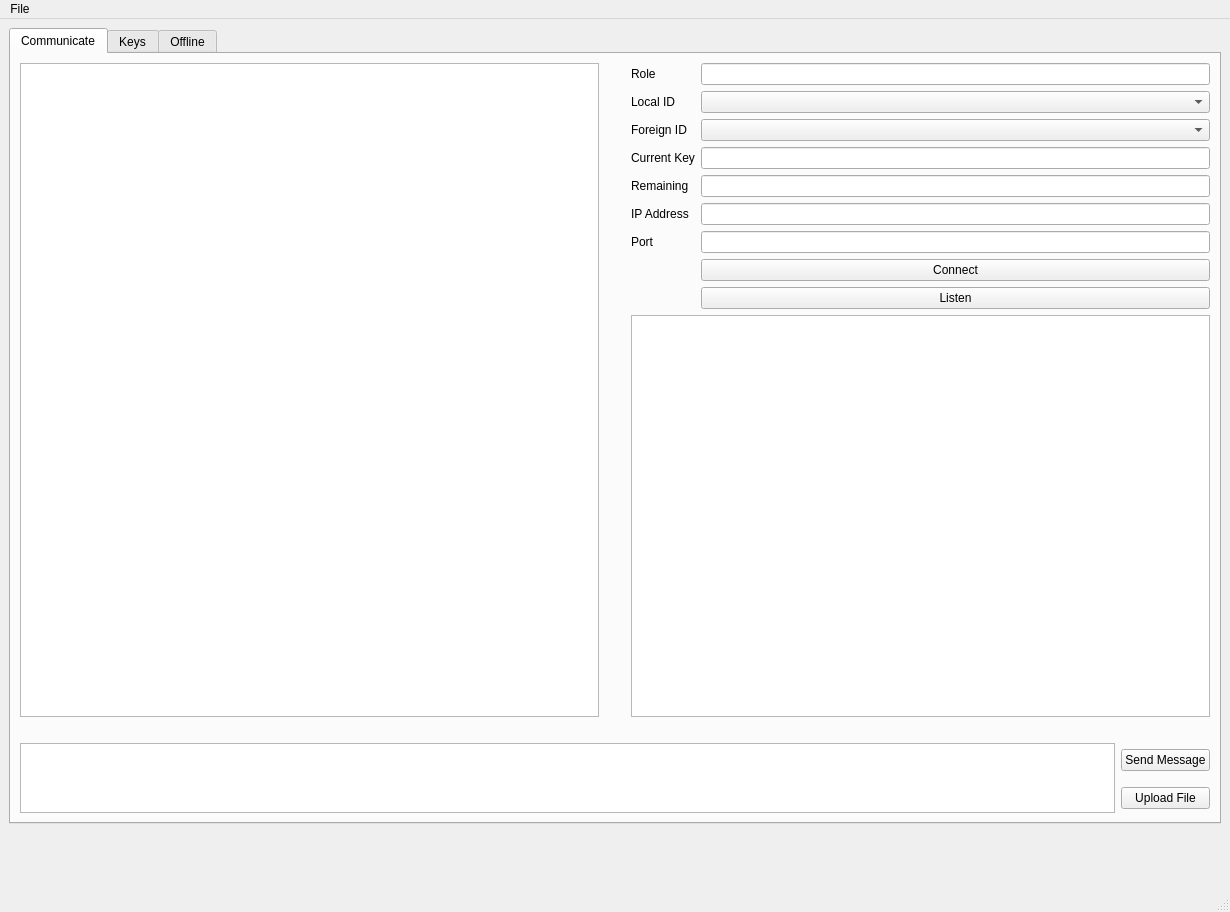
<?xml version="1.0" encoding="UTF-8"?>
<ui version="4.0">
 <class>MainWindow</class>
 <widget class="QMainWindow" name="MainWindow">
  <property name="geometry">
   <rect>
    <x>0</x>
    <y>0</y>
    <width>1230</width>
    <height>912</height>
   </rect>
  </property>
  <property name="minimumSize">
   <size>
    <width>667</width>
    <height>702</height>
   </size>
  </property>
  <property name="windowTitle">
   <string>Brickton</string>
  </property>
  <property name="windowIcon">
   <iconset resource="brickton.qrc">
    <normaloff>:/data/brickton_logo.jpg</normaloff>:/data/brickton_logo.jpg</iconset>
  </property>
  <property name="autoFillBackground">
   <bool>true</bool>
  </property>
  <widget class="QWidget" name="centralwidget">
   <layout class="QGridLayout" name="gridLayout_4">
    <item row="0" column="0">
     <layout class="QVBoxLayout" name="verticalLayout">
      <property name="sizeConstraint">
       <enum>QLayout::SetDefaultConstraint</enum>
      </property>
      <item>
       <widget class="QTabWidget" name="tab_bar">
        <property name="autoFillBackground">
         <bool>false</bool>
        </property>
        <property name="currentIndex">
         <number>0</number>
        </property>
        <widget class="QWidget" name="c_tab">
         <attribute name="title">
          <string>Communicate</string>
         </attribute>
         <layout class="QVBoxLayout" name="verticalLayout_3">
          <item>
           <layout class="QGridLayout" name="gridLayout_2">
            <item row="0" column="0">
             <widget class="QTextBrowser" name="c_chat_output">
              <property name="frameShadow">
               <enum>QFrame::Sunken</enum>
              </property>
             </widget>
            </item>
            <item row="2" column="0" colspan="3">
             <layout class="QGridLayout" name="gridLayout">
              <item row="0" column="1">
               <widget class="QPushButton" name="c_send_button">
                <property name="text">
                 <string>Send Message</string>
                </property>
               </widget>
              </item>
              <item row="1" column="1">
               <widget class="QPushButton" name="c_upload_button">
                <property name="text">
                 <string>Upload File</string>
                </property>
               </widget>
              </item>
              <item row="0" column="0" rowspan="2">
               <widget class="QTextEdit" name="c_chat_input"/>
              </item>
             </layout>
            </item>
            <item row="1" column="0" colspan="3">
             <spacer name="horizontalSpacer">
              <property name="orientation">
               <enum>Qt::Horizontal</enum>
              </property>
              <property name="sizeHint" stdset="0">
               <size>
                <width>40</width>
                <height>20</height>
               </size>
              </property>
             </spacer>
            </item>
            <item row="0" column="2">
             <layout class="QFormLayout" name="formLayout">
              <property name="fieldGrowthPolicy">
               <enum>QFormLayout::AllNonFixedFieldsGrow</enum>
              </property>
              <item row="0" column="0">
               <widget class="QLabel" name="c_role_label_2">
                <property name="text">
                 <string>Role</string>
                </property>
               </widget>
              </item>
              <item row="0" column="1">
               <widget class="QLineEdit" name="c_role_line">
                <property name="readOnly">
                 <bool>true</bool>
                </property>
               </widget>
              </item>
              <item row="1" column="0">
               <widget class="QLabel" name="c_local_label">
                <property name="text">
                 <string>Local ID</string>
                </property>
               </widget>
              </item>
              <item row="2" column="0">
               <widget class="QLabel" name="c_foreign_label">
                <property name="text">
                 <string>Foreign ID</string>
                </property>
               </widget>
              </item>
              <item row="3" column="0">
               <widget class="QLabel" name="c_current_label">
                <property name="text">
                 <string>Current Key</string>
                </property>
               </widget>
              </item>
              <item row="3" column="1">
               <widget class="QLineEdit" name="c_current_line">
                <property name="readOnly">
                 <bool>true</bool>
                </property>
               </widget>
              </item>
              <item row="4" column="0">
               <widget class="QLabel" name="c_remaining_label">
                <property name="text">
                 <string>Remaining</string>
                </property>
               </widget>
              </item>
              <item row="4" column="1">
               <widget class="QLineEdit" name="c_remaining_line">
                <property name="readOnly">
                 <bool>true</bool>
                </property>
               </widget>
              </item>
              <item row="5" column="0">
               <widget class="QLabel" name="c_ip_label">
                <property name="text">
                 <string>IP Address</string>
                </property>
               </widget>
              </item>
              <item row="5" column="1">
               <widget class="QLineEdit" name="c_ip_line"/>
              </item>
              <item row="7" column="1">
               <widget class="QPushButton" name="c_connect_button">
                <property name="text">
                 <string>Connect</string>
                </property>
               </widget>
              </item>
              <item row="8" column="1">
               <widget class="QPushButton" name="c_listen_button">
                <property name="text">
                 <string>Listen</string>
                </property>
               </widget>
              </item>
              <item row="9" column="0" colspan="2">
               <widget class="QTextBrowser" name="c_console"/>
              </item>
              <item row="6" column="1">
               <widget class="QLineEdit" name="c_port_line"/>
              </item>
              <item row="6" column="0">
               <widget class="QLabel" name="c_port_label">
                <property name="text">
                 <string>Port</string>
                </property>
               </widget>
              </item>
              <item row="1" column="1">
               <widget class="QComboBox" name="c_local_combo"/>
              </item>
              <item row="2" column="1">
               <widget class="QComboBox" name="c_foreign_combo"/>
              </item>
             </layout>
            </item>
            <item row="0" column="1">
             <spacer name="verticalSpacer">
              <property name="orientation">
               <enum>Qt::Vertical</enum>
              </property>
              <property name="sizeHint" stdset="0">
               <size>
                <width>20</width>
                <height>40</height>
               </size>
              </property>
             </spacer>
            </item>
           </layout>
          </item>
         </layout>
        </widget>
        <widget class="QWidget" name="k_tab">
         <attribute name="title">
          <string>Keys</string>
         </attribute>
         <layout class="QGridLayout" name="gridLayout_7">
          <item row="0" column="0">
           <layout class="QGridLayout" name="gridLayout_3">
            <item row="0" column="0">
             <layout class="QFormLayout" name="k_sortby_label">
              <property name="fieldGrowthPolicy">
               <enum>QFormLayout::AllNonFixedFieldsGrow</enum>
              </property>
              <item row="1" column="0">
               <widget class="QLabel" name="k_listsender_label">
                <property name="text">
                 <string>Sender</string>
                </property>
               </widget>
              </item>
              <item row="1" column="1">
               <widget class="QLineEdit" name="k_listsender_line">
                <property name="readOnly">
                 <bool>true</bool>
                </property>
               </widget>
              </item>
              <item row="2" column="0">
               <widget class="QLabel" name="k_listreceived_label">
                <property name="text">
                 <string>Receiver</string>
                </property>
               </widget>
              </item>
              <item row="2" column="1">
               <widget class="QLineEdit" name="k_listreceiver_line">
                <property name="readOnly">
                 <bool>true</bool>
                </property>
               </widget>
              </item>
              <item row="3" column="0">
               <widget class="QLabel" name="k_listremaining_label">
                <property name="text">
                 <string>Remaining</string>
                </property>
               </widget>
              </item>
              <item row="3" column="1">
               <widget class="QLineEdit" name="k_listremaining_line">
                <property name="readOnly">
                 <bool>true</bool>
                </property>
               </widget>
              </item>
              <item row="7" column="1">
               <widget class="QComboBox" name="k_sender_combo"/>
              </item>
              <item row="8" column="1">
               <widget class="QComboBox" name="k_receiver_combo"/>
              </item>
              <item row="5" column="1">
               <spacer name="horizontalSpacer_5">
                <property name="orientation">
                 <enum>Qt::Horizontal</enum>
                </property>
                <property name="sizeHint" stdset="0">
                 <size>
                  <width>40</width>
                  <height>20</height>
                 </size>
                </property>
               </spacer>
              </item>
              <item row="7" column="0">
               <widget class="QLabel" name="k_sender_label">
                <property name="text">
                 <string>Sender</string>
                </property>
               </widget>
              </item>
              <item row="8" column="0">
               <widget class="QLabel" name="k_receiver_label">
                <property name="text">
                 <string>Receiver</string>
                </property>
               </widget>
              </item>
              <item row="6" column="1">
               <widget class="QLabel" name="k_sortby_label_2">
                <property name="text">
                 <string>Sort By</string>
                </property>
               </widget>
              </item>
              <item row="4" column="1">
               <widget class="QLineEdit" name="k_timestamp_line">
                <property name="readOnly">
                 <bool>true</bool>
                </property>
               </widget>
              </item>
              <item row="4" column="0">
               <widget class="QLabel" name="k_datestamp_label">
                <property name="text">
                 <string>Created</string>
                </property>
               </widget>
              </item>
              <item row="11" column="0">
               <widget class="QLabel" name="k_party1_label">
                <property name="text">
                 <string>Party 1</string>
                </property>
               </widget>
              </item>
              <item row="12" column="0">
               <widget class="QLabel" name="k_party2_label">
                <property name="text">
                 <string>Party 2</string>
                </property>
               </widget>
              </item>
              <item row="11" column="1">
               <widget class="QComboBox" name="k_export1_combo"/>
              </item>
              <item row="12" column="1">
               <widget class="QComboBox" name="k_export2_combo"/>
              </item>
              <item row="9" column="1">
               <spacer name="horizontalSpacer_6">
                <property name="orientation">
                 <enum>Qt::Horizontal</enum>
                </property>
                <property name="sizeHint" stdset="0">
                 <size>
                  <width>40</width>
                  <height>20</height>
                 </size>
                </property>
               </spacer>
              </item>
              <item row="10" column="1">
               <widget class="QLabel" name="k_export_label">
                <property name="text">
                 <string>Export</string>
                </property>
               </widget>
              </item>
              <item row="15" column="1">
               <widget class="QPushButton" name="k_import_button">
                <property name="text">
                 <string>Import</string>
                </property>
               </widget>
              </item>
              <item row="0" column="1">
               <widget class="QLabel" name="k_keyinfo_label">
                <property name="text">
                 <string>Key Info</string>
                </property>
               </widget>
              </item>
              <item row="14" column="1">
               <widget class="QPushButton" name="k_export_button">
                <property name="text">
                 <string>Export</string>
                </property>
               </widget>
              </item>
             </layout>
            </item>
            <item row="0" column="1">
             <layout class="QVBoxLayout" name="verticalLayout_2">
              <item>
               <widget class="QLabel" name="k_browser_label">
                <property name="text">
                 <string>Key Browser</string>
                </property>
               </widget>
              </item>
              <item>
               <widget class="QListWidget" name="k_listkey_list"/>
              </item>
              <item>
               <widget class="QLabel" name="k_console_label">
                <property name="text">
                 <string>Console</string>
                </property>
               </widget>
              </item>
              <item>
               <widget class="QTextEdit" name="k_console_textedit">
                <property name="readOnly">
                 <bool>true</bool>
                </property>
               </widget>
              </item>
             </layout>
            </item>
            <item row="1" column="0">
             <spacer name="horizontalSpacer_2">
              <property name="orientation">
               <enum>Qt::Horizontal</enum>
              </property>
              <property name="sizeHint" stdset="0">
               <size>
                <width>40</width>
                <height>20</height>
               </size>
              </property>
             </spacer>
            </item>
            <item row="2" column="0" colspan="2">
             <layout class="QGridLayout" name="gridLayout_6">
              <item row="3" column="1">
               <widget class="QPushButton" name="k_generate_button">
                <property name="text">
                 <string>Generate</string>
                </property>
               </widget>
              </item>
              <item row="1" column="0">
               <widget class="QLabel" name="k_genparty1_label">
                <property name="text">
                 <string>Party 1    </string>
                </property>
               </widget>
              </item>
              <item row="2" column="3">
               <widget class="QComboBox" name="k_random_combo"/>
              </item>
              <item row="1" column="1">
               <widget class="QLineEdit" name="k_genparty1_line"/>
              </item>
              <item row="1" column="2">
               <widget class="QLabel" name="k_genparty2_label">
                <property name="text">
                 <string>Party 2    </string>
                </property>
               </widget>
              </item>
              <item row="1" column="3">
               <widget class="QLineEdit" name="k_genparty2_line"/>
              </item>
              <item row="2" column="0">
               <widget class="QLabel" name="k_gennum_label">
                <property name="text">
                 <string># of pairs</string>
                </property>
               </widget>
              </item>
              <item row="3" column="0">
               <widget class="QPushButton" name="k_cancel_button">
                <property name="text">
                 <string>Cancel</string>
                </property>
               </widget>
              </item>
              <item row="2" column="2">
               <widget class="QLabel" name="k_gensource_label">
                <property name="text">
                 <string>Source</string>
                </property>
               </widget>
              </item>
              <item row="0" column="1">
               <widget class="QLabel" name="k_generate_label">
                <property name="text">
                 <string>Generate</string>
                </property>
               </widget>
              </item>
              <item row="2" column="1">
               <widget class="QSpinBox" name="k_gennum_spinbox"/>
              </item>
             </layout>
            </item>
            <item row="1" column="1">
             <widget class="QProgressBar" name="k_genprogress_bar">
              <property name="enabled">
               <bool>true</bool>
              </property>
              <property name="value">
               <number>0</number>
              </property>
             </widget>
            </item>
           </layout>
          </item>
         </layout>
        </widget>
        <widget class="QWidget" name="o_tab">
         <attribute name="title">
          <string>Offline</string>
         </attribute>
         <layout class="QGridLayout" name="gridLayout_5">
          <item row="4" column="1">
           <widget class="QComboBox" name="o_sender_combo"/>
          </item>
          <item row="13" column="1">
           <spacer name="verticalSpacer_2">
            <property name="orientation">
             <enum>Qt::Vertical</enum>
            </property>
            <property name="sizeHint" stdset="0">
             <size>
              <width>20</width>
              <height>40</height>
             </size>
            </property>
           </spacer>
          </item>
          <item row="7" column="1">
           <widget class="QLineEdit" name="o_selectencode_line"/>
          </item>
          <item row="1" column="0">
           <widget class="QPushButton" name="o_decode_button">
            <property name="text">
             <string>Decode</string>
            </property>
           </widget>
          </item>
          <item row="8" column="0">
           <widget class="QPushButton" name="o_encode_button">
            <property name="text">
             <string>Encode</string>
            </property>
           </widget>
          </item>
          <item row="0" column="3">
           <spacer name="horizontalSpacer_4">
            <property name="orientation">
             <enum>Qt::Horizontal</enum>
            </property>
            <property name="sizeHint" stdset="0">
             <size>
              <width>40</width>
              <height>20</height>
             </size>
            </property>
           </spacer>
          </item>
          <item row="0" column="0">
           <widget class="QPushButton" name="o_selectdecode_button">
            <property name="text">
             <string>Select File To Decode</string>
            </property>
           </widget>
          </item>
          <item row="4" column="0" alignment="Qt::AlignLeft">
           <widget class="QLabel" name="o_sender_label">
            <property name="text">
             <string>Sender</string>
            </property>
           </widget>
          </item>
          <item row="0" column="1">
           <widget class="QLineEdit" name="o_selectdecode_line"/>
          </item>
          <item row="8" column="1">
           <widget class="QLineEdit" name="o_encode_line">
            <property name="text">
             <string/>
            </property>
           </widget>
          </item>
          <item row="7" column="0">
           <widget class="QPushButton" name="o_selectencode_button">
            <property name="text">
             <string>Select File To Encode</string>
            </property>
           </widget>
          </item>
          <item row="0" column="2" rowspan="9">
           <widget class="QTextBrowser" name="o_console_text"/>
          </item>
          <item row="5" column="1">
           <widget class="QComboBox" name="o_recipient_combo"/>
          </item>
          <item row="5" column="0" alignment="Qt::AlignLeft">
           <widget class="QLabel" name="o_recipient_label">
            <property name="text">
             <string>&lt;html&gt;&lt;head/&gt;&lt;body&gt;&lt;p&gt;Recipient&lt;/p&gt;&lt;/body&gt;&lt;/html&gt;</string>
            </property>
           </widget>
          </item>
          <item row="3" column="0">
           <spacer name="horizontalSpacer_3">
            <property name="orientation">
             <enum>Qt::Horizontal</enum>
            </property>
            <property name="sizeHint" stdset="0">
             <size>
              <width>40</width>
              <height>20</height>
             </size>
            </property>
           </spacer>
          </item>
         </layout>
        </widget>
       </widget>
      </item>
     </layout>
    </item>
    <item row="1" column="0">
     <widget class="QLabel" name="brickton_icon_label">
      <property name="minimumSize">
       <size>
        <width>111</width>
        <height>51</height>
       </size>
      </property>
      <property name="maximumSize">
       <size>
        <width>111</width>
        <height>51</height>
       </size>
      </property>
      <property name="text">
       <string/>
      </property>
      <property name="pixmap">
       <pixmap resource="brickton.qrc">:/data/brickton_logo.jpg</pixmap>
      </property>
      <property name="scaledContents">
       <bool>true</bool>
      </property>
     </widget>
    </item>
   </layout>
  </widget>
  <widget class="QMenuBar" name="menubar">
   <property name="geometry">
    <rect>
     <x>0</x>
     <y>0</y>
     <width>1230</width>
     <height>28</height>
    </rect>
   </property>
   <widget class="QMenu" name="menuFile">
    <property name="title">
     <string>File</string>
    </property>
    <addaction name="actionAbout"/>
    <addaction name="separator"/>
    <addaction name="actionExit"/>
   </widget>
   <addaction name="menuFile"/>
  </widget>
  <widget class="QStatusBar" name="statusbar"/>
  <action name="actionApplication">
   <property name="text">
    <string>Application</string>
   </property>
  </action>
  <action name="actionDfd">
   <property name="text">
    <string>dfd\</string>
   </property>
  </action>
  <action name="actionAsdf">
   <property name="text">
    <string>asdf</string>
   </property>
  </action>
  <action name="actionAbout">
   <property name="text">
    <string>About</string>
   </property>
  </action>
  <action name="actionExit">
   <property name="text">
    <string>Exit</string>
   </property>
  </action>
 </widget>
 <resources>
  <include location="brickton.qrc"/>
 </resources>
 <connections/>
</ui>
